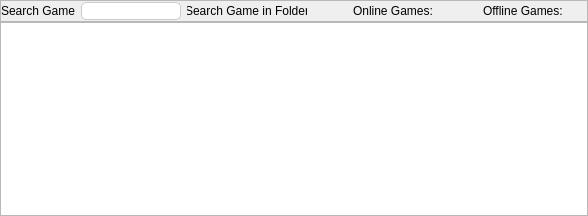
            <widget class="QWidget" name="Page_AllGame">
             <layout class="QVBoxLayout" name="verticalLayout_3">
              <property name="spacing">
               <number>0</number>
              </property>
              <property name="leftMargin">
               <number>0</number>
              </property>
              <property name="topMargin">
               <number>0</number>
              </property>
              <property name="rightMargin">
               <number>0</number>
              </property>
              <property name="bottomMargin">
               <number>0</number>
              </property>
              <item>
               <widget class="QFrame" name="frame_2">
                <property name="minimumSize">
                 <size>
                  <width>50</width>
                  <height>0</height>
                 </size>
                </property>
                <property name="frameShape">
                 <enum>QFrame::StyledPanel</enum>
                </property>
                <property name="frameShadow">
                 <enum>QFrame::Raised</enum>
                </property>
                <layout class="QHBoxLayout" name="horizontalLayout_9">
                 <property name="spacing">
                  <number>6</number>
                 </property>
                 <property name="leftMargin">
                  <number>0</number>
                 </property>
                 <property name="topMargin">
                  <number>0</number>
                 </property>
                 <property name="rightMargin">
                  <number>0</number>
                 </property>
                 <property name="bottomMargin">
                  <number>0</number>
                 </property>
                 <item>
                  <widget class="QLabel" name="label_6">
                   <property name="maximumSize">
                    <size>
                     <width>80</width>
                     <height>16777215</height>
                    </size>
                   </property>
                   <property name="text">
                    <string>Search Game</string>
                   </property>
                  </widget>
                 </item>
                 <item>
                  <widget class="QLineEdit" name="searchgame">
                   <property name="minimumSize">
                    <size>
                     <width>100</width>
                     <height>0</height>
                    </size>
                   </property>
                   <property name="maximumSize">
                    <size>
                     <width>100</width>
                     <height>16777215</height>
                    </size>
                   </property>
                   <property name="styleSheet">
                    <string notr="true">border-radius: 5px;
border: 1px solid #ccc;</string>
                   </property>
                  </widget>
                 </item>
                 <item>
                  <widget class="QPushButton" name="pushButton_10">
                   <property name="minimumSize">
                    <size>
                     <width>120</width>
                     <height>0</height>
                    </size>
                   </property>
                   <property name="maximumSize">
                    <size>
                     <width>50</width>
                     <height>16777215</height>
                    </size>
                   </property>
                   <property name="styleSheet">
                    <string notr="true">border-radius: 5px;</string>
                   </property>
                   <property name="text">
                    <string>Search Game in Folder</string>
                   </property>
                  </widget>
                 </item>
                 <item>
                  <spacer name="horizontalSpacer_2">
                   <property name="orientation">
                    <enum>Qt::Horizontal</enum>
                   </property>
                   <property name="sizeHint" stdset="0">
                    <size>
                     <width>40</width>
                     <height>20</height>
                    </size>
                   </property>
                  </spacer>
                 </item>
                 <item>
                  <widget class="QLabel" name="lbgameonline">
                   <property name="text">
                    <string>Online Games: </string>
                   </property>
                  </widget>
                 </item>
                 <item>
                  <spacer name="horizontalSpacer">
                   <property name="orientation">
                    <enum>Qt::Horizontal</enum>
                   </property>
                   <property name="sizeHint" stdset="0">
                    <size>
                     <width>40</width>
                     <height>20</height>
                    </size>
                   </property>
                  </spacer>
                 </item>
                 <item>
                  <widget class="QLabel" name="lbgameoff">
                   <property name="text">
                    <string>Offline Games: </string>
                   </property>
                  </widget>
                 </item>
                 <item>
                  <spacer name="horizontalSpacer_4">
                   <property name="orientation">
                    <enum>Qt::Horizontal</enum>
                   </property>
                   <property name="sizeHint" stdset="0">
                    <size>
                     <width>20</width>
                     <height>20</height>
                    </size>
                   </property>
                  </spacer>
                 </item>
                </layout>
               </widget>
              </item>
              <item>
               <widget class="QFrame" name="frame_3">
                <property name="frameShape">
                 <enum>QFrame::StyledPanel</enum>
                </property>
                <property name="frameShadow">
                 <enum>QFrame::Raised</enum>
                </property>
                <layout class="QVBoxLayout" name="verticalLayout_13">
                 <property name="leftMargin">
                  <number>0</number>
                 </property>
                 <property name="topMargin">
                  <number>0</number>
                 </property>
                 <property name="rightMargin">
                  <number>0</number>
                 </property>
                 <property name="bottomMargin">
                  <number>0</number>
                 </property>
                 <item>
                  <widget class="QTableView" name="tableallgame">
                   <property name="styleSheet">
                    <string notr="true">QHeaderView::section {
	background-color: rgb(0, 0, 0);
    border: none;
    height: 32px;
}
QTableView{
            border: 1px solid white;
        }
      </string>
                   </property>
                  </widget>
                 </item>
                </layout>
               </widget>
              </item>
             </layout>
            </widget>
